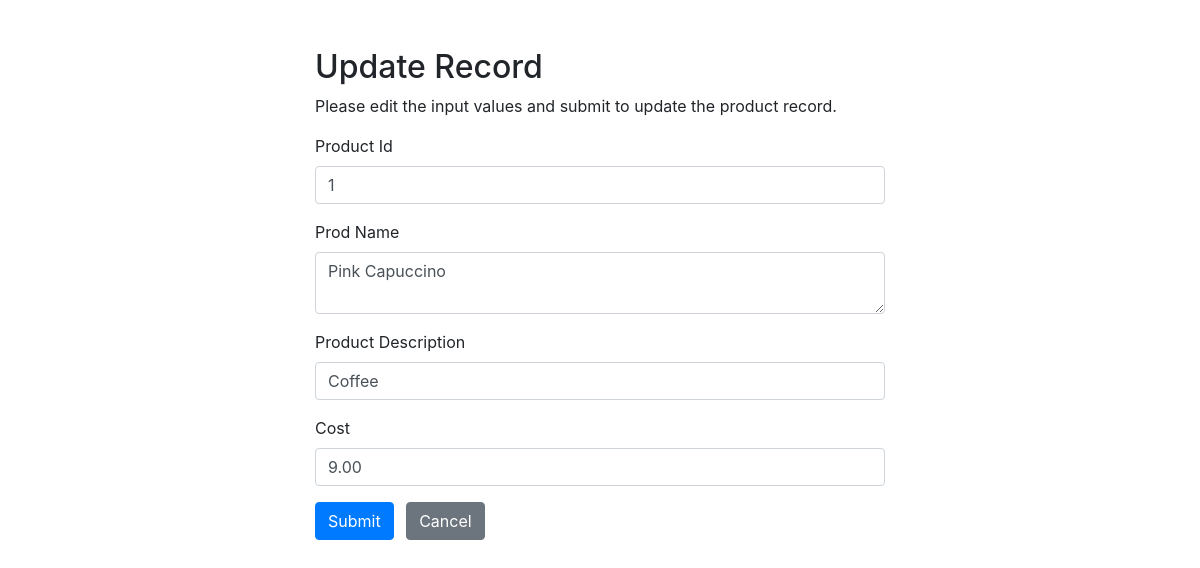
Page /CRUD_Product/update.php?id=1 on the committed database.
### tables this page shows
CREATE TABLE `tblproduct` (
  `PRODUCT_ID` int(9) NOT NULL,
  `PRODUCT_NAME` char(50) NOT NULL,
  `PRODUCT_DESC` varchar(255) NOT NULL,
  `PRODUCT_COST` decimal(10,2) NOT NULL
);

### CRUD_Product/update.php (the view, shortened to what this page needs)
<?php
require_once "config.php";
$prodid = $prodname = $proddesc  = $prodcost = "";
$prodid_err = $prodname_err = $proddesc_err =  $prodcost_err = "";
if(isset($_POST["id"]) && !empty($_POST["id"])){
    $id = $_POST["id"];
   $input_prodid = trim($_POST["prodid"]);
   if(empty($input_prodid)){
       $prodid_err = "Please enter product id.";
   } else{
       $prodid = $input_prodid;
   }
   $input_prodname = trim($_POST["prodname"]);
    if(empty($input_prodname)){
       $prodname_err = "Please enter product name.";
   } else{
       $prodname = $input_prodname;
   }
   $input_proddesc = trim($_POST["proddesc"]);
   if(empty($input_proddesc)){
       $proddesc_err = "Please enter product name.";
   } else{
       $proddesc = $input_proddesc;
   }
   $input_prodcost = trim($_POST["prodcost"]);
   if(empty($input_prodcost)){
       $prodcost_err = "Please enter product cost.";
   } else{
       $prodcost = $input_prodcost;
   }
    if(empty($prodid_err) && empty($proddesc_err) && empty($prodname_err) && empty($prodcost_err)) {
        $sql = "UPDATE tblproduct SET PRODUCT_ID=?, PRODUCT_NAME=?, PRODUCT_DESC=?, PRODUCT_COST=? WHERE PRODUCT_ID=$prodid";
        if($stmt = mysqli_prepare($link, $sql)){
            mysqli_stmt_bind_param($stmt, "sssi", $param_prodid, $param_prodname , $param_proddesc, $param_prodcost);
            $param_prodid = $prodid;
            $param_prodname = $prodname;
            $param_proddesc = $proddesc;
            $param_prodcost = $prodcost;
            if(mysqli_stmt_execute($stmt)){
                header("location: index.php");
                exit();
            } else{
                echo "Oops! Something went wrong. Please try again later.";
            }
        }
        mysqli_stmt_close($stmt);
    }
    mysqli_close($link);
} else{
    if(isset($_GET["id"]) && !empty(trim($_GET["id"]))){
        $sql = "SELECT * FROM tblproduct WHERE PRODUCT_ID = ?";
        if($stmt = mysqli_prepare($link, $sql)){
            mysqli_stmt_bind_param($stmt, "s", $param_id);
            if(mysqli_stmt_execute($stmt)){
                $result = mysqli_stmt_get_result($stmt);
                if(mysqli_num_rows($result) == 1){
                    $row = mysqli_fetch_array($result, MYSQLI_ASSOC);
                    $prodid = $row['PRODUCT_ID'];
                    $prodname = $row['PRODUCT_NAME'];
                    $proddesc = $row['PRODUCT_DESC'];
                    $prodcost = $row['PRODUCT_COST'];
                } else{
                    header("location: error.php");
                    exit();
                }
            } else{
                echo "Oops! Something went wrong. Please try again later.";
            }
        }
    }  else{
        header("location: error.php");
        exit();
    }
}
?>
<!DOCTYPE html>
<html lang="en">
<head>
    <link rel="stylesheet" href="https://stackpath.bootstrapcdn.com/bootstrap/4.5.2/css/bootstrap.min.css">
</head>
<body>
    <div class="wrapper">
        <div class="container-fluid">
            <div class="row">
                <div class="col-md-12">
                    <h2 class="mt-5">Update Record</h2>
                    <p>Please edit the input values and submit to update the product record.</p>
                    <form action="<?php echo htmlspecialchars(basename($_SERVER['REQUEST_URI'])); ?>" method="post">
                        <div class="form-group">
                            <label>Product Id</label>
                            <label type="text" name="prodid" class="form-control <?php echo (!empty($prodid_err)) ? 'is-invalid' : ''; ?>"> <?php echo $prodid; ?></label>
                        </div>
                        <div class="form-group">
                            <label>Prod Name</label>
                            <textarea name="prodname" class="form-control <?php echo (!empty($prodname_err)) ? 'is-invalid' : ''; ?>"><?php echo $prodname; ?></textarea>
                        </div>
                        <div class="form-group">
                            <label>Product Description</label>
                            <input type="text" name="proddesc" class="form-control <?php echo (!empty($proddesc_err)) ? 'is-invalid' : ''; ?>" value="<?php echo $proddesc; ?>">
                        </div>
                        <div class="form-group">
                            <label>Cost</label>
                            <input type="text" name="prodcost" class="form-control <?php echo (!empty($prodcost_err)) ? 'is-invalid' : ''; ?>" value="<?php echo $prodcost; ?>">
                        </div>
                        <input type="submit" class="btn btn-primary" value="Submit">
                        <a href="index.php" class="btn btn-secondary ml-2">Cancel</a>
                    </form>
                </div>
            </div>
        </div>
    </div>
</body>
</html>

### CRUD_Product/update.php (style rules this page uses)
.wrapper { width: 600px; margin: 0 auto; }

### rows in the picture
tblproduct: PRODUCT_ID "1", prodname "Pink Capuccino", proddesc "Coffee", prodcost "9.00"
